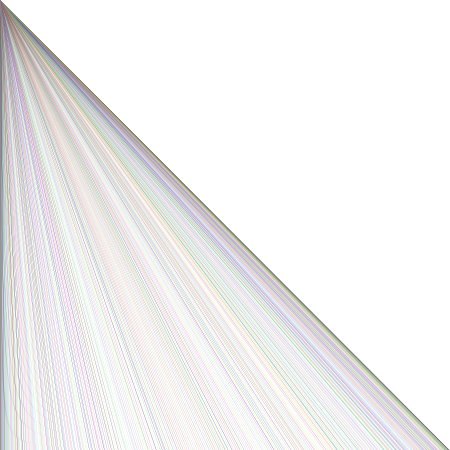
Frame 1 (no input)
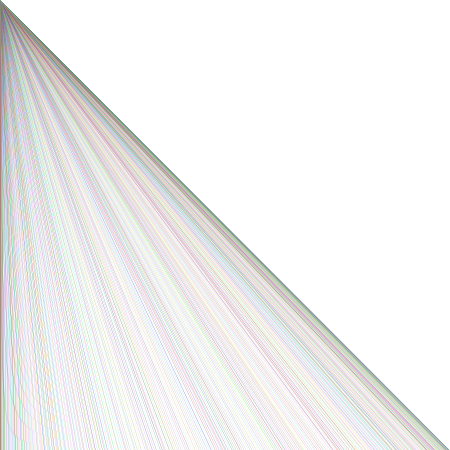
Frame 60 (the mouse pressed at the canvas centre just before this capture)
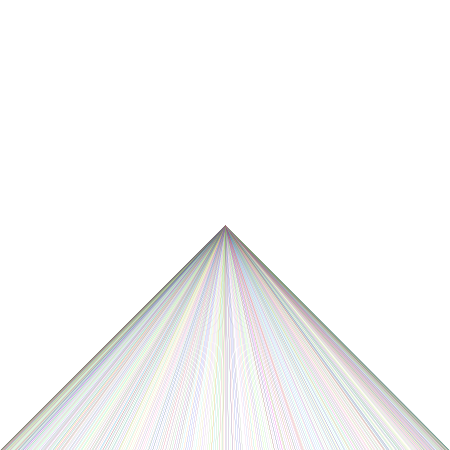
Frame 120 (the mouse held since frame 60 and released just before this capture)

The Processing sketch that drew these frames (run headless with seeded random() and noise(); from frame 60 on, the mouse is pressed at the canvas centre):

// Processing sketch: processing_122599
// ── processing_122599.pde

int[]r,g,b;
int i;
void setup()
{
r=new int[450];
b=new int[450];
g=new int[450];
size(450,450);
frameRate(100);
}

void draw()
{
background(255);
  for(int a=0;a<450;++a)
  {
    for(int i=0;i<450;++i)
     {
      r[i]=int(random(256));
      g[i]=int(random(256));
      b[i]=int(random(256));
     stroke(r[i],b[i],g[i]);
     }
   strokeWeight(0.05);
   smooth();
   line(mouseX,mouseY,225+225*sin(a*2),450);
   }
}
